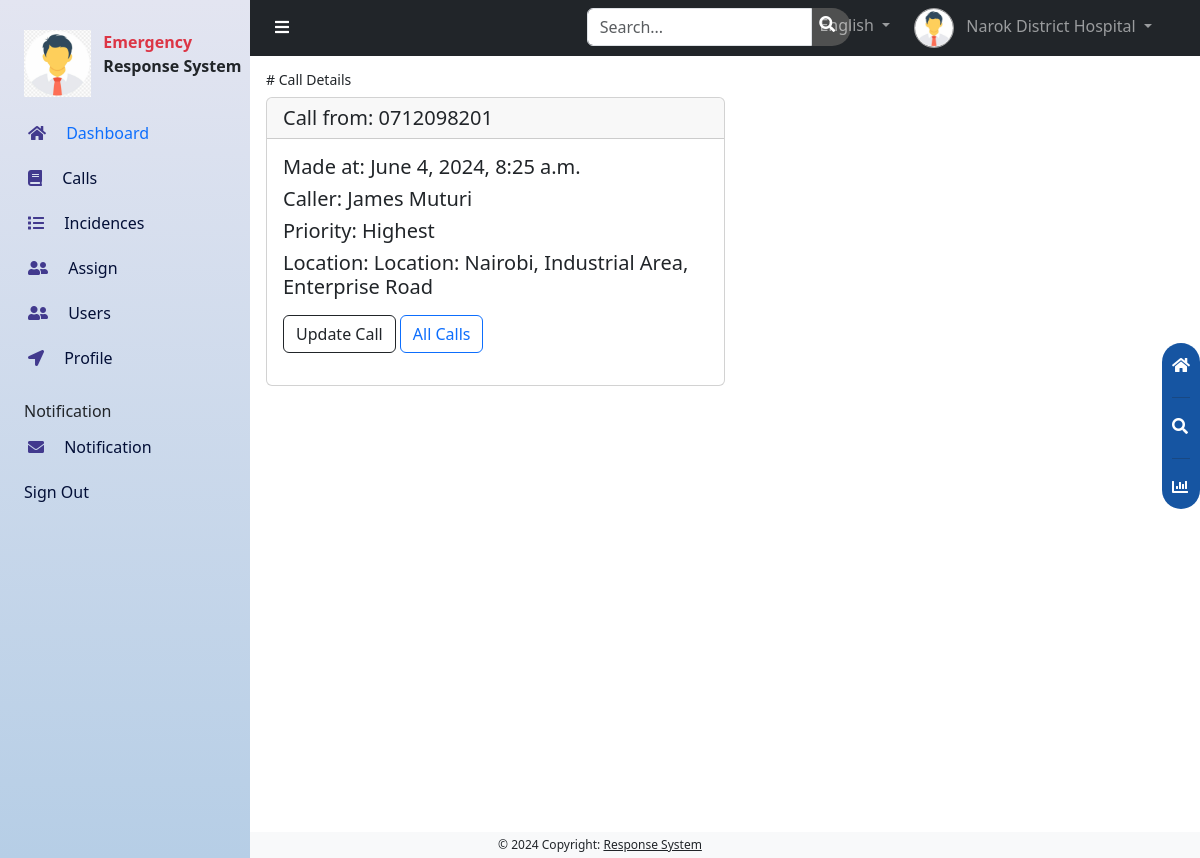
The page /admins/calls/1 (signed in) on the database its author committed.
### accounts/models.py (models this page shows)
class CustomUser(AbstractUser):
    role =[
        ('Responder', 'responder'),
        ('Hospital', 'hospital'),
        ('Vehicle', 'vehicle'),
    ]
    username = None
    email = models.EmailField(unique=True)
    full_names = models.CharField(max_length=100, blank=True)
    user_type = models.CharField(max_length=20, choices=role, default='Responder')
    location = models.ForeignKey(Location, on_delete=models.CASCADE, blank=True, null=True)
    date_joined = models.DateField(auto_now_add=True)
    USERNAME_FIELD = 'email'
    REQUIRED_FIELDS = ['full_names', ]
    objects = CustomUserManager()
    def __str__(self):
        return self.full_names

### administrator/models.py (models this page shows, shortened)
class Calls(models.Model):
    levels =[
        ('Highest', 'highest'),
        ('Moderate', 'moderate'),
        ('Low', 'low'),
    ]
    caller_name = models.CharField(max_length=100)
    caller_phone = models.IntegerField()
    location = models.ForeignKey(Location, on_delete=models.CASCADE)
    time_of_call = models.DateTimeField(auto_now_add=True)
    priority = models.CharField(max_length=50, choices=levels, default='Moderate')

### main/models.py (models this page shows)
class Location(models.Model):
    address = models.CharField(max_length=255)
    lon = models.FloatField()
    lat = models.FloatField()
    def __str__(self):
        return f'Location: {self.address}'

### administrator/views.py (the view)
# urls.py: path('calls/<int:pk>', views.call_details, name='call_details'),
@login_required
@user_passes_test(is_superuser)
def call_details(request, pk):
    call = get_object_or_404(Calls, pk=pk)
    context = {'call': call}
    return render(request, 'calls/call_details.html', context)

### administrator/views.py (called while the page is built)
def is_superuser(request):
    return is_superuser

### administrator/templates/calls/call_details.html
{% extends '../dashboard.html' %}
{% block content %}
<div id="content" class="can_have_sidenav">
    <div class="p-3">
        <h5 class="small fw-lighter"># Call Details</h5>
        <div class="col col-md-6">
            <div class="card mb-3">
                <h5 class="card-header fw-lighter"><strong>Call from: </strong>0{{call.caller_phone}}</h5>
                <div class="card-body">
                   <h5 class="fw-lighter"><strong>Made at:</strong> {{call.time_of_call}}</h5>
                   <h5 class="fw-lighter"><strong>Caller:</strong> {{call.caller_name}}</h5>
                   <h5 class="fw-lighter"><strong>Priority:</strong> {{call.priority}}</h5>
                   <h5 class="fw-lighter mb-3"><strong>Location:</strong> {{call.location}}</h5>
                    <a class="btn btn-block btn-outline-dark mb-3" href="{% url 'call_update' call.id %}">Update Call</a>
                    <a class="btn btn-block btn-outline-primary mb-3" href="{% url 'calls'%}">All Calls</a>
                </div>
            </div>
        </div>
    </div>
</div>
{% endblock %}

### administrator/templates/dashboard.html (shortened to what this page needs)
{% load static %}
<!doctype html>
<html lang="en">
<head>
    <link rel="stylesheet" href="{% static 'css/bootstrap.min.css' %}">
    <link rel="stylesheet" href="{% static 'css/fontawesome.min.css' %}">
    <link rel="stylesheet" href="{% static 'css/chart.min.css' %}">
    <link rel="stylesheet" href="{% static 'css/custom.css' %}">
    <link href="https://cdn.jsdelivr.net/npm/bootstrap@5.3.3/dist/css/bootstrap.min.css" rel="stylesheet"
>
</head>
<body>
    <nav class="navbar navbar-expand-lg navbar-dark bg-dark text-light can_have_sidenav">
        <div class="container-fluid navbar-nav">
            <div class="row w-100">
                <div class="col-5 col-lg-4 ps-4 pe-4">
                    <button class="btn btn-nav" onclick="toggle_sidenav()">
                        <i class="fa fa-bars text-white"></i>
                    </button>
                </div>
                <div class="col-lg-4 ps-4 pe-4 d-none d-lg-block">
                    <div class="input-group nav-search d-none d-lg-inline-flex">
                        <input type="text" class="form-control search-input" placeholder="Search...">
                        <span>
                            <i class="fa fa-search pe-3 ps-2 pt-2 text-white"></i>
                        </span>
                    </div>
                </div>
                <div class="col-3 col-lg-4 ps-4 pe-4 d-flex justify-content-end">
                    <li class="nav-item dropdown d-none d-lg-inline-block">
                        <a class="nav-link dropdown-toggle p-0" href="#" id="navbarDropdown" role="button"
                            data-bs-toggle="dropdown" aria-expanded="false">
                            <button class="btn btn-nav me-2">
                                <i class="fa fa-globe text-white"></i>
                            </button>
                            English
                        </a>
                    </li>
                    <li class="nav-item dropdown d-inline-block ms-4 mobile-nav-3">
                        <a class="nav-link dropdown-toggle p-0" href="#" id="navbarDropdown" role="button"
                            data-bs-toggle="dropdown" aria-expanded="false">
                            <img src="{% static 'images/avatar.png' %}" class="me-lg-2 profile-img" width="40">
                            <span class="d-none d-lg-inline-block">{{request.user}}</span>
                        </a>
                    </li>
                </div>
            </div>
        </div>
    </nav>
    {% block content %}{% endblock %}
    <div id="floating-menu">
        <a href="">
            <i class="fa fa-home mb-2"></i>
        </a>
        <hr>
        <a href="">
            <i class="fa fa-search mb-2"></i>
        </a>
        <hr>
        <a href="">
            <i class="fa fa-chart-bar"></i>
        </a>
    </div>
    <div id="sidenav">
        <div class="row mb-3">
            <div class="col-4">
                <img src="{% static 'images/avatar.png' %}" alt="Logo" class="img-fluid ms-4">
            </div>
            <div class="col-8 ps-4">
                <p class="text-danger fw-bold mb-0">Emergency</p>
                <p class="mb-0 fw-bold">Response System</p>
            </div>
        </div>
        <a href="" class="this-page">
            <i class="fa fa-home side-icon me-3"></i>
            Dashboard
        </a>
        <a href="{% url 'calls' %}">
            <i class="fa fa-book side-icon me-3"></i>
            Calls
        </a>
        <a href="{% url 'incidents' %}">
            <i class="fa fa-list side-icon me-3"></i>
            Incidences
        </a>
        <a href="{% url 'pending_incidents'%}">
            <i class="fa fa-user-friends side-icon me-3"></i>
            Assign
        </a>
        <a href="{% url 'user_list'%}">
            <i class="fa fa-user-friends side-icon me-3"></i>
            Users
        </a>
        <a href="{% url 'update_profile'%}">
            <i class="fa fa-location-arrow side-icon me-3"></i>
            Profile
        </a>
        <p class="ms-4 mb-1 mt-3">Notification</p>
        <a href="">
            <i class="fa fa-envelope side-icon me-3"></i>
            Notification
        </a>
        <a href="{% url 'logout' %}" class="ms-4 ps-0">Sign Out</a>
    </div>
    <footer class="bg-light font-12 text-center text-lg-start">
        <div class="text-center p-1">
            © 2024 Copyright:
            <a class="text-dark" href="">Response System</a>
        </div>
    </footer>
</body>
</html>

### static/css/custom.css (style rules this page uses)
body { background-color: #f2f2f2; min-height: 97vh; }
#sidenav { height: 100%; position: fixed; z-index: 1; top: 0; left: 0; background: linear-gradient(180deg, rgba(227, 229, 241, 1) 0%, rgba(182, 206, 230, 1) 100%); transition: 0.5s; padding-top: 30px; width: 250px; overflow-x: hidden; overflow-y: auto; }
#sidenav a { padding: 8px 13px 13px 28px; text-decoration: none; font-size: 16px; color: #030f37; display: block; transition: 0.3s; overflow-x: hidden; }
.this-page { color: #0d6efd !important; }
.side-icon { color: #423a8e; }
.can_have_sidenav { margin-left: 250px; transition: 0.5s; }
#content { min-height: 97vh; }
@media screen and (min-width: 1000px) { #content { margin-left: 250px; } }
@media screen and (min-width: 1000px) { #sidenav { left: 0; } }
#floating-menu { position: fixed; top: 40%; right: 0; border-radius: 20px; background-color: #1655a2; padding: 10px; }
#floating-menu a { color: #fff; }
.btn-nav { color: #909090; background-color: #3f3f40; border-radius: 50%; padding: 10px 11px 5px 11px; }
.profile-img { border-radius: 50%; border: #a0a0a1 solid 1px; }
.nav-search { background-color: #4f5050; border-radius: 20px; color: #3f3f40; width: 60%; display: inline-flex; margin-left: 1vw; }
.search-input { background-color: #4f5050; border: none; border-radius: 20px; }
.search-input::placeholder { color: #f0f0f0; }
footer { background-color: rgba(0, 0, 0, 0.1) }
.font-12 { font-size: 12px; }

### rows shown on the page
CustomUser: user "Narok District Hospital"
Calls: caller_phone "712098201", time_of_call "June 4, 2024, 8:25 a.m.", caller_name "James Muturi", priority "Highest", location "Location: Nairobi, Industrial Area, Enterprise Road"
